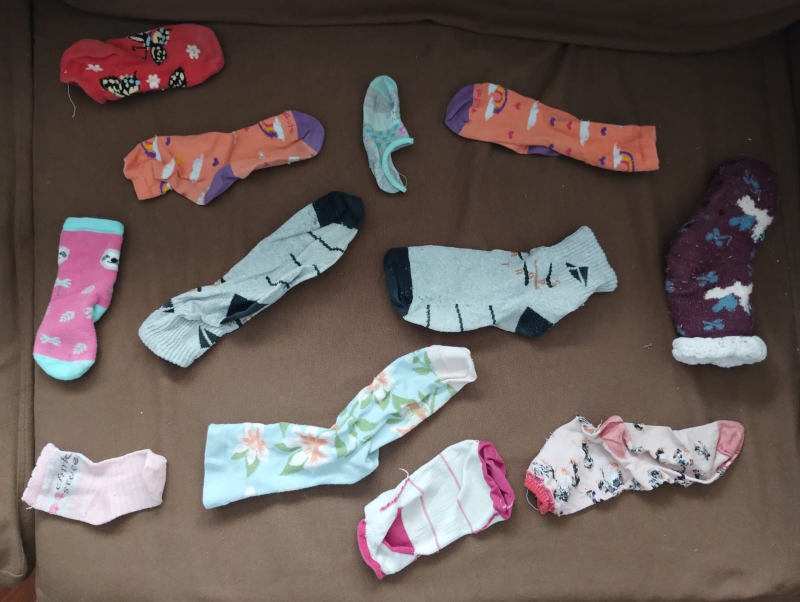
#> input picture socks2.jpeg, 1600 x 1204 px, found by its file name (shown at 1/2 size); its folder holds 5 pictures in this run
$ jupyter execute --allow-errors model_testing.ipynb
#> lines starting #> are read from the running program, lines starting #| are printed output that depends on the picture; after the words box and inside, x2 and y2 are one past the last pixel; in counts of white or black regions, pixels touching at a corner belong together
[cell 1]
import tensorflow as tf

import matplotlib.pyplot as plt
import numpy as np
from PIL import Image
from sklearn.model_selection import train_test_split

import os
import random

#  Definition of the Segmentation Model

## Utilities
### Taken from https://github.com/camara94/computer_vision_lab/blob/main/C3_W3_Lab_2_OxfordPets_UNet.ipynb and adapted to binary classification

[cell 2]
# Encoder Utilities

# [60 lines left out: functions conv2d_block, encoder_block, encoder, not called in this run]

[cell 3]
# [8 lines left out: function bottleneck, not called in this run]

[cell 4]
# Decoder Utilities

# [46 lines left out: functions decoder_block, decoder, not called in this run]

## Model

[cell 5]
OUTPUT_CHANNELS = 1

def unet(shape=(128, 128,3,)):
  '''
  Defines the UNet by connecting the encoder, bottleneck and decoder.
  '''

  # specify the input shape
  inputs = tf.keras.layers.Input(shape=shape)

  # feed the inputs to the encoder
  encoder_output, convs = encoder(inputs)

  # feed the encoder output to the bottleneck
  bottle_neck = bottleneck(encoder_output)

  # feed the bottleneck and encoder block outputs to the decoder
  # specify the number of classes via the `output_channels` argument
  outputs = decoder(bottle_neck, convs, output_channels=OUTPUT_CHANNELS)

  # create the model
  model = tf.keras.Model(inputs=inputs, outputs=outputs)

  return model


image_size = (256, 256)
#> (the rest of this cell did not finish here and is left out)

[cell 6]
# from tensorflow.keras.utils import plot_model

# # Plot the model architecture
# plot_model(model, to_file='unet_model.png', show_shapes=True, show_layer_names=True)

# Dataset preparation

[cell 7]
from tensorflow.keras.utils import Sequence


class DataGenerator(Sequence):
    # [8 lines left out: function __init__, not called in this run]

    def __len__(self):
        return int(np.floor(len(self.image_filenames) / self.batch_size))

    # [4 lines left out: function __getitem__, not called in this run]

    def on_epoch_end(self):
        if self.shuffle:
            np.random.shuffle(self.image_filenames)

    # [20 lines left out: function __data_generation, not called in this run]

[cell 8]
# Split filenames into train and test sets
directory = r"C:\TRABAJO\Apps\socks_matcher\pasted"

# from google.colab import drive
# drive.mount('/content/drive')
# directory = r'/content/drive/MyDrive/Colab Notebooks/pasted'


n_images = 5
#> (the rest of this cell did not finish here and is left out)

# Training

#> (a cell that did not finish here is left out)

[cell 10]
# [8 lines of commented-out code are left out]

[cell 11]
# [10 lines of commented-out code are left out]

[cell 12]
if image_size == (128,128):
    model.load_weights('unet_model_colab_full_128.h5')

#> (the rest of this cell did not finish here and is left out)

[cell 13]
# [8 lines of commented-out code are left out]

# Some tests!

[cell 14]
n_images = 10
th = 0.5

# [17 lines of commented-out code are left out]

#> (the rest of this cell did not finish here and is left out)

# Test in production

[cell 15]
# [20 lines left out: function sliding_window_segmentation, not called in this run]

[cell 16]
# Example usage
proc_size = 3*np.array(image_size)
img_path = r"C:\TRABAJO\Apps\socks_matcher\socks2.jpeg"
large_image = np.array(Image.open(img_path).resize(proc_size))
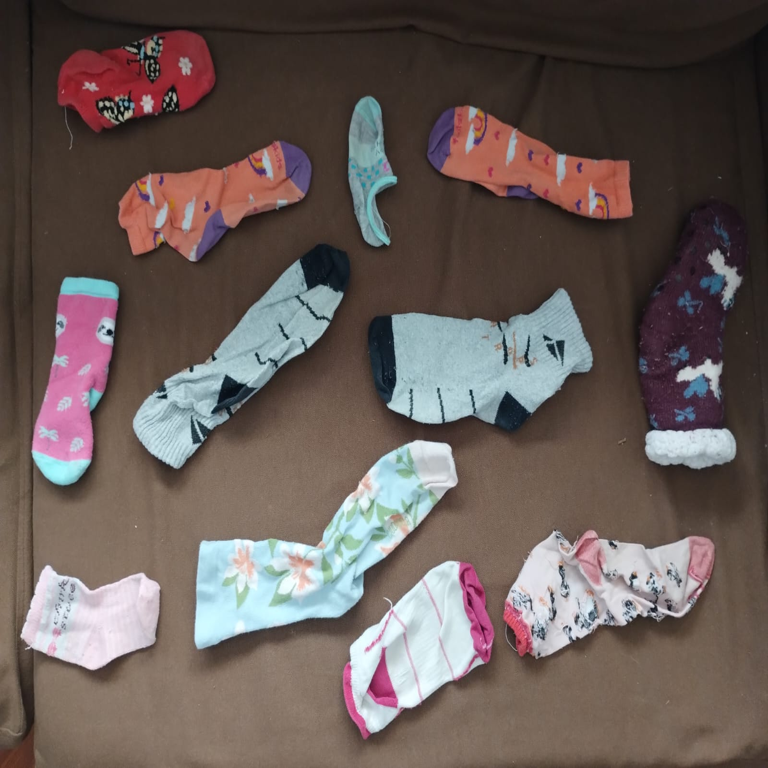
#> large_image: shape (768, 768, 3); mean R, G, B 104.6, 91.9, 87.9

#> (the rest of this cell did not finish here and is left out)

## Morphological filters

[cell 17]
import cv2 as cv2


# [29 lines left out: function convex_hull_mask, not called in this run]

#> (a cell that did not finish here is left out)

# Using color segmentation

[cell 19]
def quantize_colors(image, k):
    """
    Quantizes the colors in an image to k colors using k-means clustering.

    Args:
        image: The input image.
        k: The number of colors to quantize to.

    Returns:
        The quantized image.
    """
#> called with k = 2
    # Convert image to float32
    data = np.float32(image).reshape((-1, 3))

    # Define criteria and apply k-means
    criteria = (cv2.TERM_CRITERIA_EPS + cv2.TERM_CRITERIA_MAX_ITER, 100, 0.2)
    _, labels, centers = cv2.kmeans(data, k, None, criteria, 10, cv2.KMEANS_RANDOM_CENTERS)
#> centers = [[85.85, 68.16, 61.09], [183.4, 191.7, 201]]

    # Convert centers to uint8 and reshape labels to match the original image shape
    centers = np.uint8(centers)
#> centers = [[85, 68, 61], [183, 191, 201]]
    quantized_image = centers[labels.flatten()]
    quantized_image = quantized_image.reshape(image.shape)
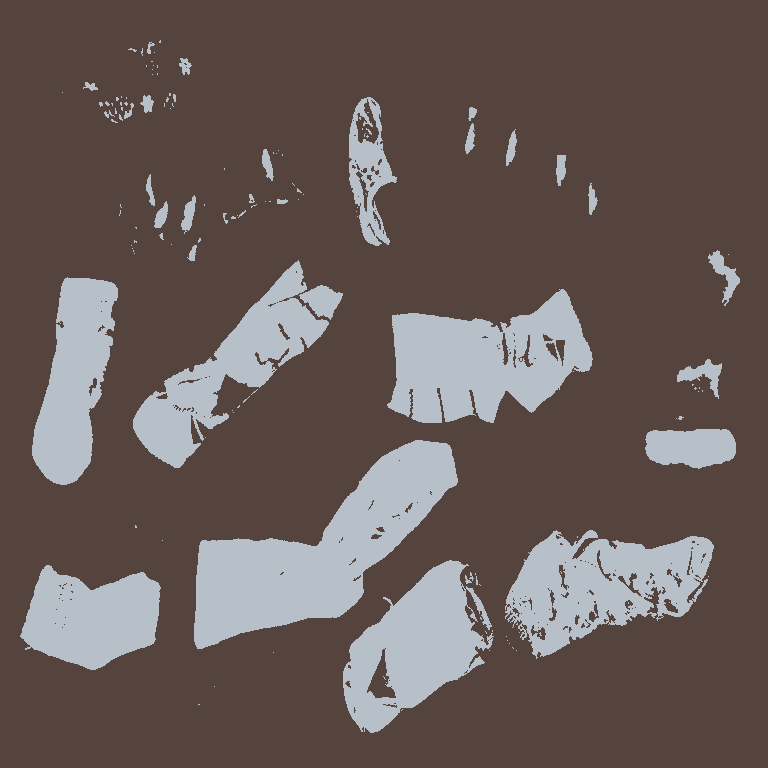
#> quantized_image: shape (768, 768, 3); mean R, G, B 103.8, 91.6, 87.9

    return quantized_image

# Example usage
quantized_image = quantize_colors(large_image, k=2)
plt.figure()
plt.imshow(quantized_image)

# Using contours

[cell 20]
# Step 1: Load the image
image = large_image

# Step 2: Convert the image to grayscale
gray = cv2.cvtColor(image, cv2.COLOR_BGR2GRAY)

# Step 3: Apply a threshold or edge detection
edges = cv2.Canny(gray, 100, 200)
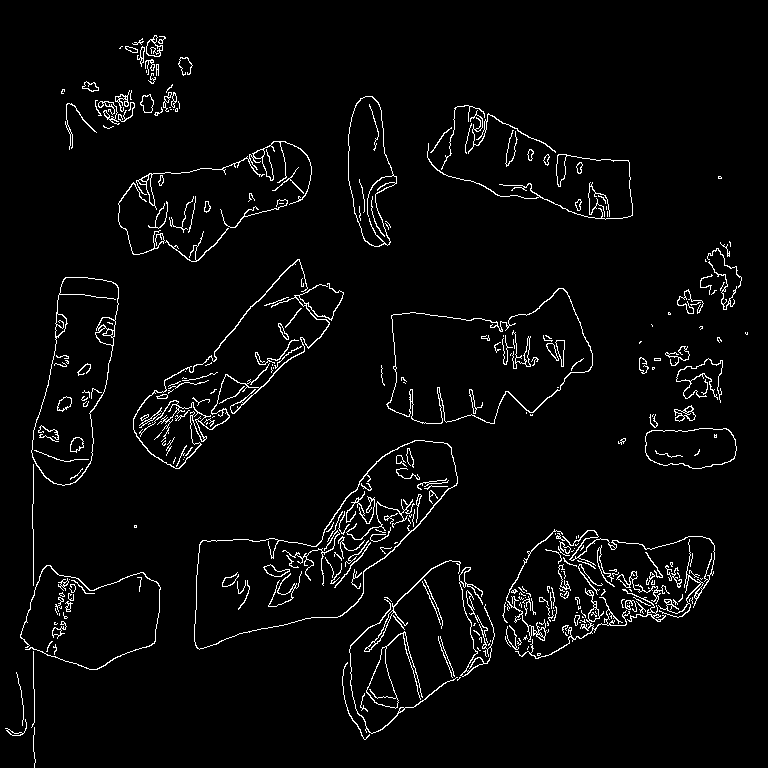
#> edges: shape (768, 768); 3.6% white in thin lines or dots

# Step 4: Find contours
contours, _ = cv2.findContours(edges, cv2.RETR_EXTERNAL, cv2.CHAIN_APPROX_SIMPLE)
#> contours = 262 contours, 200 with area under 20; largest, box (x1, y1, x2, y2) and area: (194, 440, 458, 650) 23207, (386, 288, 593, 424) 18160, (31, 277, 119, 486) 11437, (348, 96, 397, 247) 4564, (645, 428, 737, 469) 3042

# Step 5: Form convex hulls
convex_hulls = [cv2.convexHull(contour) for contour in contours]
#> convex_hulls = 262 contours, 131 with area under 20; largest, box (x1, y1, x2, y2) and area: (194, 440, 458, 650) 29702, (386, 288, 593, 424) 21980, (133, 259, 344, 469) 17609, (31, 277, 119, 486) 12413, (20, 565, 161, 670) 11482

# Create an empty mask to draw filled convex hulls
hull_mask = np.zeros_like(gray)

# Fill convex hulls on the mask
for hull in convex_hulls:
    cv2.drawContours(hull_mask, [hull], -1, 255, thickness=cv2.FILLED)
#> this loop made 262 passes
#> hull on passes 4, 9, 10: [[460, 677], [457, 680], [457, 679], [459, 677]], [[486, 656], [485, 655], [483, 651], [485, 650]], [[480, 650], [479, 650], [477, 648], [477, 647]]
#> hull_mask: shape (768, 768); 29% white; 54 white regions (15 under 20 px), largest, box (x1, y1, x2, y2) and area: (194, 440, 458, 650) 30040, (386, 288, 593, 424) 22255, (502, 529, 715, 659) 18192

# Apply dilation and erosion
kernel = np.ones((5, 5), np.uint8)
dilated_mask = cv2.dilate(hull_mask, kernel, iterations=1)
#> dilated_mask: shape (768, 768); 32.8% white; 31 white regions, largest, box (x1, y1, x2, y2) and area: (192, 438, 460, 652) 31952, (3, 275, 163, 768) 28749, (379, 286, 595, 426) 23794
eroded_mask = cv2.erode(dilated_mask, kernel, iterations=1)
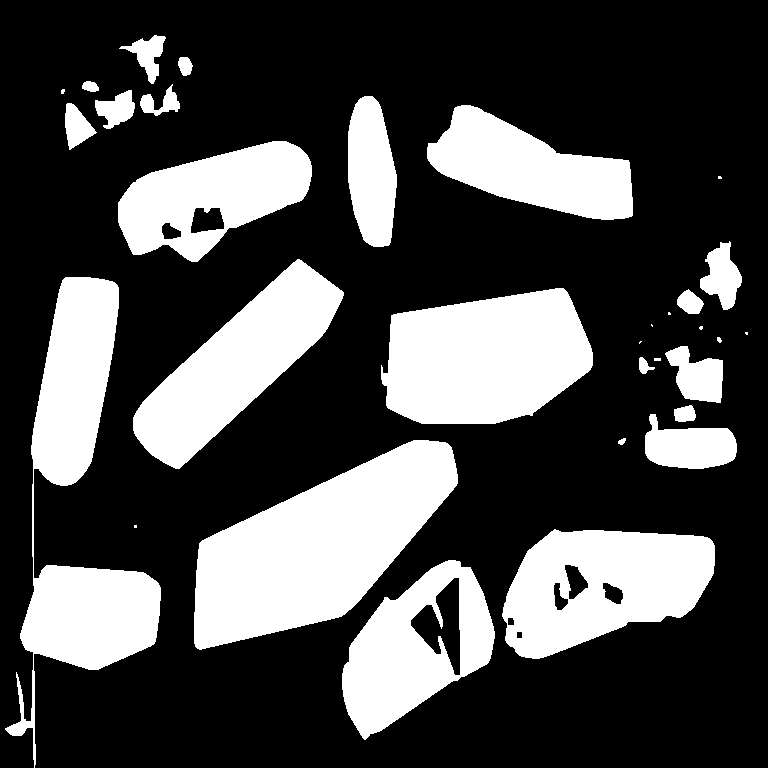
#> eroded_mask: shape (768, 768); 29.2% white; 32 white regions (8 under 20 px)

# Find convex hulls on each contour after dilation and erosion
contours_after_morph, _ = cv2.findContours(eroded_mask, cv2.RETR_EXTERNAL, cv2.CHAIN_APPROX_SIMPLE)
#> contours_after_morph = 32 contours, 10 with area under 20; largest, box (x1, y1, x2, y2) and area: (194, 440, 458, 650) 29703, (5, 277, 161, 768) 24575, (381, 288, 593, 424) 22059, (502, 529, 715, 659) 19332, (133, 259, 344, 469) 17614
convex_hulls_after_morph = [cv2.convexHull(contour) for contour in contours_after_morph]
#> convex_hulls_after_morph = 32 contours, 10 with area under 20; largest, box (x1, y1, x2, y2) and area: (5, 277, 161, 768) 49856, (194, 440, 458, 650) 29978, (381, 288, 593, 424) 22572, (502, 529, 715, 659) 20192, (133, 259, 344, 469) 17781

# Create an empty mask to draw filled convex hulls after morphology operations
hull_mask_after_morph = np.zeros_like(gray)

# Fill convex hulls on the mask after morphology operations
for hull in convex_hulls_after_morph:
    cv2.drawContours(hull_mask_after_morph, [hull], -1, 255, thickness=cv2.FILLED)
#> this loop made 32 passes
#> hull on passes 3, 8, 11, 15: [[136, 525], [136, 527], [134, 527], [134, 525]], [[660, 358], [660, 360], [654, 360], [654, 358]], [[641, 341], [639, 343], [639, 342], [640, 341]], [[652, 325], [652, 326], [651, 325], [651, 324]]
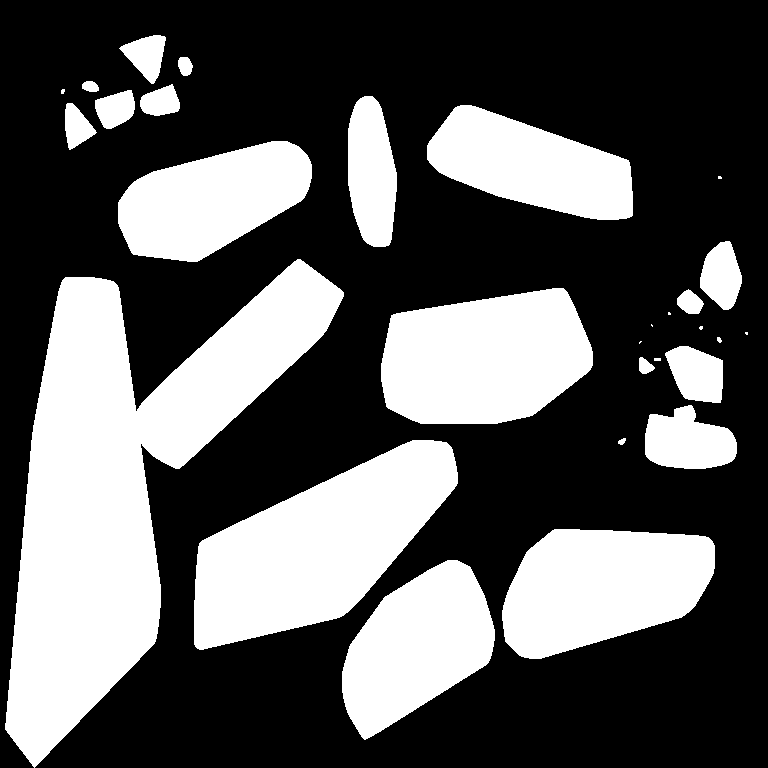
#> hull_mask_after_morph: shape (768, 768); 35.4% white; 29 white regions (7 under 20 px), largest, box (x1, y1, x2, y2) and area: (5, 259, 344, 768) 68255, (194, 440, 458, 650) 30310, (381, 288, 593, 424) 22837

# Step 6: Find connected components in the mask
num_labels, labels, stats, centroids = cv2.connectedComponentsWithStats(hull_mask_after_morph)
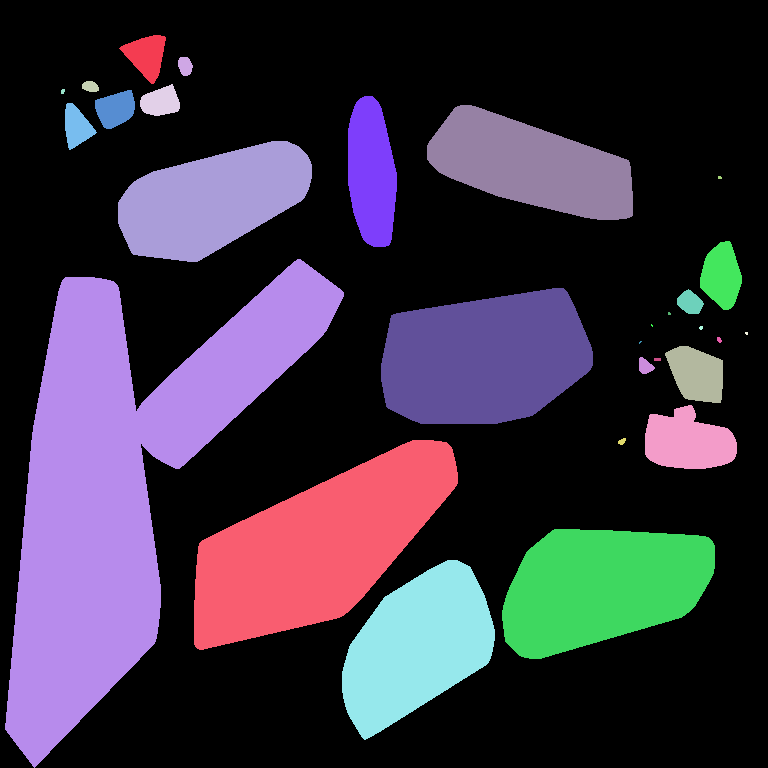
#> labels: shape (768, 768) int32; 30 distinct labels, from 0 to 29; one colour per label, 0 black
#> num_labels = 30; stats = 30 rows, first 6: [0, 0, 768, 768, 380828], [119, 35, 47, 49, 1317], [178, 57, 15, 19, 221], [82, 81, 17, 11, 148], [140, 84, 40, 32, 907], [61, 89, 4, 5, 17]; centroids = 30 pairs, first value 62.41 to 746.1, second value 55.05 to 646.3

# Step 7: Retain components with larger area
sorted_areas = np.sort(stats[:, cv2.CC_STAT_AREA])
#> sorted_areas = 30 values from 4 to 380828

min_area = 0.1 * sorted_areas[-2]  # Set the minimum area threshold
#> min_area = 6825.5
filtered_mask = np.zeros_like(gray)

for i in range(1, num_labels):  # Start from 1 to skip the background
    if stats[i, cv2.CC_STAT_AREA] >= min_area:
        filtered_mask[labels == i] = 255
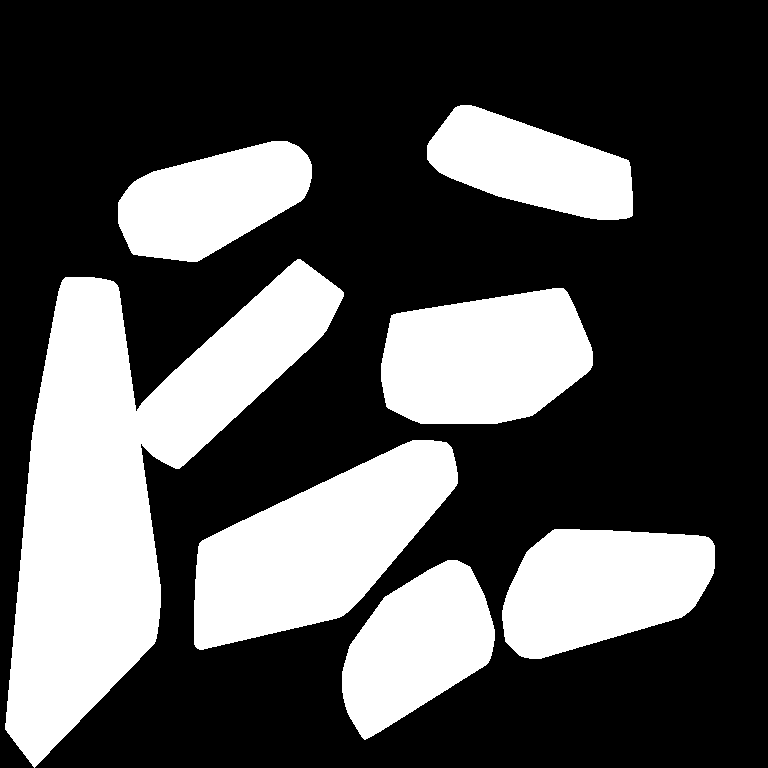
#> filtered_mask: shape (768, 768); 32.1% white; 7 white regions, largest, box (x1, y1, x2, y2) and area: (5, 259, 344, 768) 68255, (194, 440, 458, 650) 30310, (381, 288, 593, 424) 22837

# Optional: Draw the filtered components on the original image for visualization
output_image = image.copy()
output_image[filtered_mask == 255] = [0, 255, 0]  # Draw in green

# Display the result
plt.figure()
plt.imshow(cv2.cvtColor(output_image, cv2.COLOR_BGR2RGB))
plt.show()
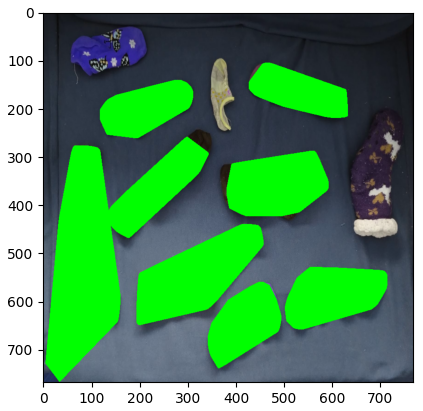
#> figure drawn by matplotlib, 1 panel; B, G, R data is drawn as R, G, B
